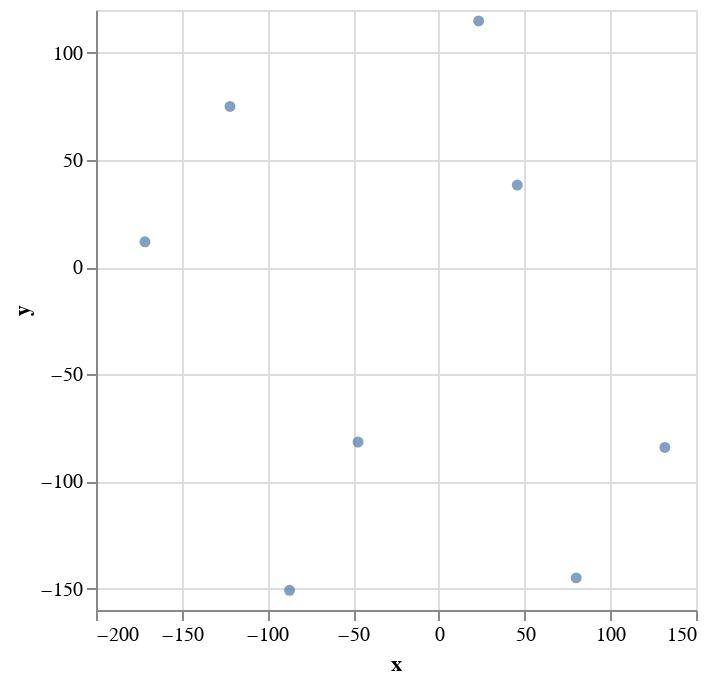

Write notebook code for a chart like this one.
### Markdown cell above
## Usando `TSNE`

### Code cell
import altair as alt
import pandas as pd
import numpy as np
from sklearn.manifold import TSNE  # Importe a classe TSNE do scikit-learn

def tsne_plot(sentences, emb):
    tsne = TSNE(n_components=2, perplexity=5, random_state=42)  # Ajuste a perplexity conforme necessário
    
    # Converta emb para uma matriz numpy
    emb_matrix = np.array(emb)
    
    embedding = tsne.fit_transform(emb_matrix)
    
    df = pd.DataFrame({'x': embedding[:, 0], 'y': embedding[:, 1], 'sentence': sentences['text']})
    
    chart = alt.Chart(df).mark_circle().encode(
        x='x',
        y='y',
        tooltip=['x', 'y', 'sentence']
    ).interactive()
    
    return chart



chart = tsne_plot(sentences, emb)
chart.show()

### Figure 1 — Vega-Lite specification as saved in the notebook (floating-point values rounded to 4 significant figures)
{"config": {"view": {"continuousWidth": 300, "continuousHeight": 300}}, "data": {"name": "data-447d2d3132d1d6cbbf2eb36ae83362fa"}, "mark": {"type": "circle"}, "encoding": {"tooltip": [{"field": "x", "type": "quantitative"}, {"field": "y", "type": "quantitative"}, {"field": "sentence", "type": "nominal"}], "x": {"field": "x", "type": "quantitative"}, "y": {"field": "y", "type": "quantitative"}}, "params": [{"name": "param_2", "select": {"type": "interval", "encodings": ["x", "y"]}, "bind": "scales"}], "$schema": "https://vega.github.io/schema/vega-lite/v5.20.1.json", "datasets": {"data-447d2d3132d1d6cbbf2eb36ae83362fa": [{"x": -121.8, "y": 74.99, "sentence": "Where is the world cup?"}, {"x": -171.4, "y": 11.8, "sentence": "The world cup is in Qatar"}, {"x": -87.1, "y": -150.8, "sentence": "What color is the sky?"}, {"x": -47.15, "y": -81.6, "sentence": "The sky is blue"}, {"x": 23.22, "y": 114.9, "sentence": "Where does the bear live?"}, {"x": 45.74, "y": 38.3, "sentence": "The bear lives in the the woods"}, {"x": 131.8, "y": -84.13, "sentence": "What is an apple?"}, {"x": 80.11, "y": -145.0, "sentence": "An apple is a fruit"}]}}
